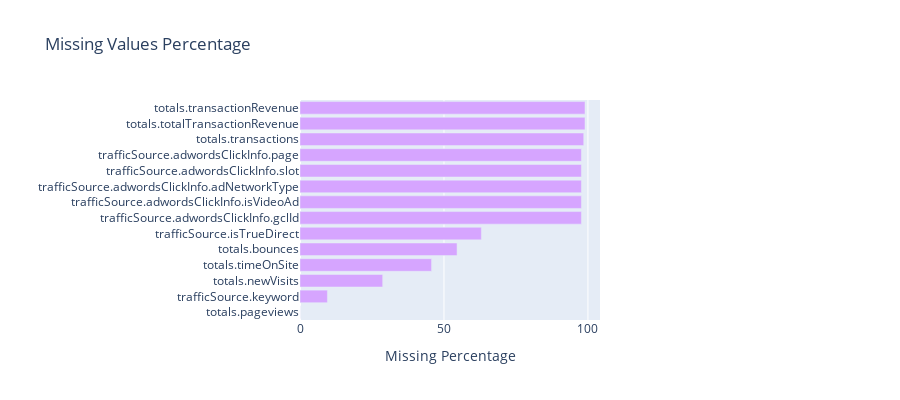

Notebook cell for this chart:
### Markdown cell above
### 2.3 Missing Values Percentage

From the snapshot we can observe that there are many missing values in the dataset. Let's plot the missing values percentage for columns having missing values. 

> The following graph shows only those columns having missing values, all other columns are fine.

### Code cell
miss_per = {}
for k, v in dict(train.isna().sum(axis=0)).items():
    if v == 0:
        continue
    miss_per[k] = 100 * float(v) / len(train)
    
import operator 
sorted_x = sorted(miss_per.items(), key=operator.itemgetter(1), reverse=True)
print ("There are " + str(len(miss_per)) + " columns with missing values")

kys = [_[0] for _ in sorted_x][::-1]
vls = [_[1] for _ in sorted_x][::-1]
trace1 = go.Bar(y = kys, orientation="h" , x = vls, marker=dict(color="#d6a5ff"))
layout = go.Layout(title="Missing Values Percentage", 
                   xaxis=dict(title="Missing Percentage"), 
                   height=400, margin=dict(l=300, r=300))
figure = go.Figure(data = [trace1], layout = layout)
iplot(figure)

### Figure 1 — Plotly figure (JSON) as saved in the notebook; plotly's stock layout.template omitted (floating-point values rounded to 4 significant figures)
{"data": [{"marker": {"color": "#d6a5ff"}, "orientation": "h", "type": "bar", "x": [0.028, 9.515, 28.72, 45.69, 54.55, 62.99, 97.73, 97.74, 97.74, 97.74, 97.74, 98.54, 98.98, 98.98], "y": ["totals.pageviews", "trafficSource.keyword", "totals.newVisits", "totals.timeOnSite", "totals.bounces", "trafficSource.isTrueDirect", "trafficSource.adwordsClickInfo.gclId", "trafficSource.adwordsClickInfo.isVideoAd", "trafficSource.adwordsClickInfo.adNetworkType", "trafficSource.adwordsClickInfo.slot", "trafficSource.adwordsClickInfo.page", "totals.transactions", "totals.totalTransactionRevenue", "totals.transactionRevenue"]}], "layout": {"height": 400, "margin": {"l": 300, "r": 300}, "title": {"text": "Missing Values Percentage"}, "xaxis": {"title": {"text": "Missing Percentage"}}}}
